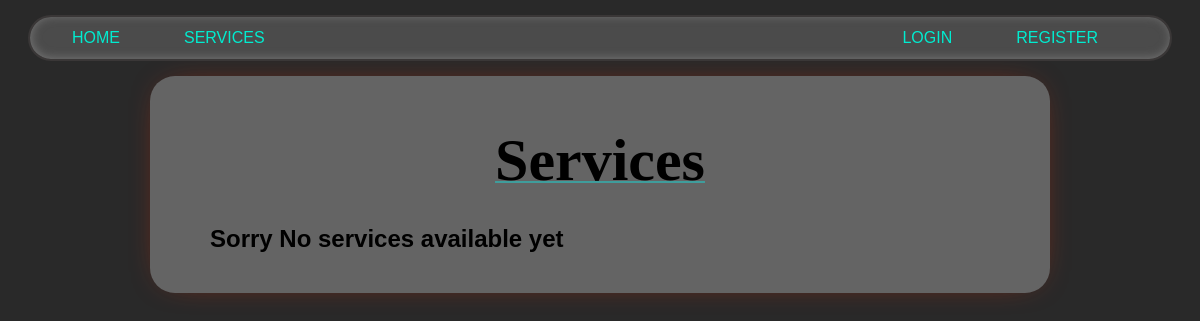
/services/, run on an earlier commit of the app's database.
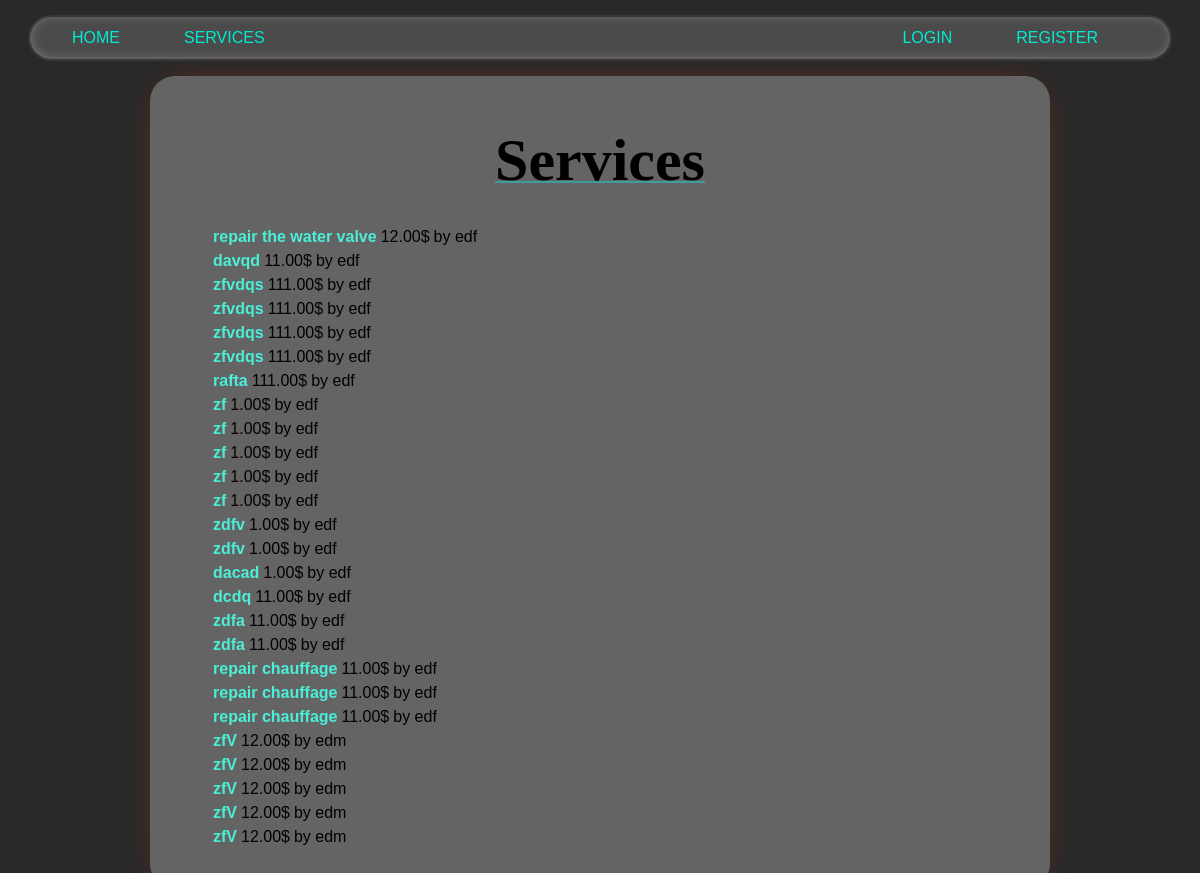
And on a later commit of the database.
### services/models.py (models this page shows)
class Service(models.Model):
    company = models.ForeignKey(Company, on_delete=models.CASCADE)
    name = models.CharField(max_length=40)
    description = models.TextField()
    price_hour = models.DecimalField(decimal_places=2, max_digits=100)
    rating = models.IntegerField(validators=[MinValueValidator(
        0), MaxValueValidator(5)], default=0)
    choices = (
        ('Air Conditioner', 'Air Conditioner'),
        ('Carpentry', 'Carpentry'),
        ('Electricity', 'Electricity'),
        ('Gardening', 'Gardening'),
        ('Home Machines', 'Home Machines'),
        ('House Keeping', 'House Keeping'),
        ('Interior Design', 'Interior Design'),
        ('Locks', 'Locks'),
        ('Painting', 'Painting'),
        ('Plumbing', 'Plumbing'),
        ('Water Heaters', 'Water Heaters'),
    )
    field = models.CharField(max_length=30, blank=False,
                             null=False, choices=choices)
    date = models.DateTimeField(auto_now=True, null=False)
    def __str__(self):
        return self.name

### users/models.py (models this page shows, shortened)
class Company(models.Model):
    user = models.OneToOneField(
    User, on_delete=models.CASCADE, primary_key=True)
    field = models.CharField(max_length=70, choices=(('Air Conditioner', 'Air Conditioner'),
                                                     ('All in One', 'All in One'),
                                                     ('Carpentry', 'Carpentry'),
                                                     ('Electricity',
                                                      'Electricity'),
                                                     ('Gardening', 'Gardening'),
                                                     ('Home Machines',
                                                      'Home Machines'),
                                                     ('House Keeping',
                                                      'House Keeping'),
                                                     ('Interior Design',
                                                      'Interior Design'),
                                                     ('Locks', 'Locks'),
                                                     ('Painting', 'Painting'),
                                                     ('Plumbing', 'Plumbing'),
                                                     ('Water Heaters', 'Water Heaters')), blank=False, null=False)
    rating = models.IntegerField(
        validators=[MaxValueValidator(5), MinValueValidator(0)], default=0)

class User(AbstractUser):
    is_company = models.BooleanField(default=False)
    is_customer = models.BooleanField(default=False)
    birth=models.DateField(null=True, default='2000-01-01')
    email = models.CharField(max_length=100, unique=True)

### services/views.py (the view)
# urls.py: path('', v.service_list, name='services_list'),
def service_list(request):
    services = Service.objects.all().order_by("-date")
    service= Service.objects.all()
    return render(request, 'services/list.html', {'services': services, 'service':service})

### services/templates/services/list.html (shortened to what this page needs)
{% extends 'main/base.html' %}
{% block content %}
    <p class="title">Services</p>
    <div class='services_list'>
        {% if services %}
            {% for service in services.all %}
            <table><thead>
                <tr>
                  <th><a href="/services/{{service.id}}">{{service}}</a></th>
                  <td>{{service.price_hour}}$</td>
                  <td>by {{service.company.user}}</td>
                </tr></thead>
              </table>
            {% endfor %}
        {% else %}
            <h2>Sorry No services available yet</h2>
        {% endif %}
    </div>
{% endblock %}

What changed in the data, as far as the page shows it:
added Service: name "repair the water valve", price_hour "12.00", company.user "edf"
added Service: name "davqd", price_hour "11.00", company.user "edf"
added Service: name "zfvdqs", price_hour "111.00", company.user "edf"
added Service: name "zfvdqs", price_hour "111.00", company.user "edf"
added Service: name "zfvdqs", price_hour "111.00", company.user "edf"
added Service: name "zfvdqs", price_hour "111.00", company.user "edf"
added Service: name "rafta", price_hour "111.00", company.user "edf"
added Service: name "zf", price_hour "1.00", company.user "edf"
added Service: name "zf", price_hour "1.00", company.user "edf"
added Service: name "zf", price_hour "1.00", company.user "edf"
added Service: name "zf", price_hour "1.00", company.user "edf"
added Service: name "zf", price_hour "1.00", company.user "edf"
added Service: name "zdfv", price_hour "1.00", company.user "edf"
added Service: name "zdfv", price_hour "1.00", company.user "edf"
added Service: name "dacad", price_hour "1.00", company.user "edf"
added Service: name "dcdq", price_hour "11.00", company.user "edf"
added Service: name "zdfa", price_hour "11.00", company.user "edf"
added Service: name "zdfa", price_hour "11.00", company.user "edf"
added Service: name "repair chauffage", price_hour "11.00", company.user "edf"
added Service: name "repair chauffage", price_hour "11.00", company.user "edf"
added Service: name "repair chauffage", price_hour "11.00", company.user "edf"
added Service: name "zfV", price_hour "12.00", company.user "edm"
added Service: name "zfV", price_hour "12.00", company.user "edm"
added Service: name "zfV", price_hour "12.00", company.user "edm"
added Service: name "zfV", price_hour "12.00", company.user "edm"
added Service: name "zfV", price_hour "12.00", company.user "edm"
Also different on the page:
text no longer shown: "Sorry No services available yet"
